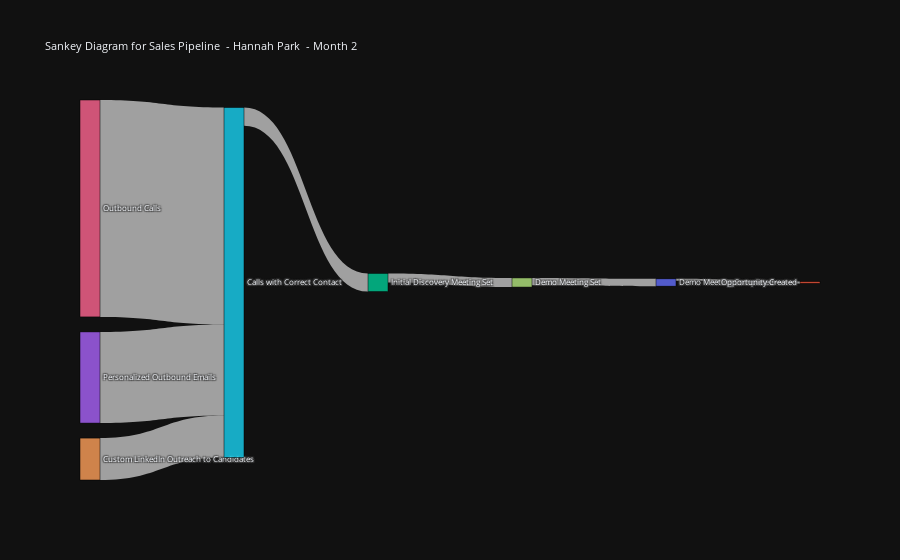

Notebook code cell kept with this figure:
### Markdown cell above
### Sales Pipeline Visualization

### Code cell
# Create a Sankey diagram for the sales pipeline
def create_sankey(df, user_name=None, month=None):
    """
    Generate a Sankey diagram based on a filtered dataset.
    
    Args:
        df (pd.DataFrame): The input DataFrame with the pipeline data.
        user_name (str, optional): User name to filter by. Defaults to None (no filtering).
        month (int, optional): Month to filter by. Defaults to None (no filtering).
    """
    # Filter the data
    if user_name:
        df = df[df['user_name'] == user_name]
    if month:
        df = df[df['month'] == month]

    # Define stages explicitly
    pipeline = [
        'Custom LinkedIn Outreach to Candidates',
        'Personalized Outbound Emails',
        'Outbound Calls',
        'Calls with Correct Contact',
        'Initial Discovery Meeting Set',
        'Demo Meeting Set',
        'Demo Meeting Completed',
        'Opportunity Created'
    ]

    # Create links for the first three sources feeding into "Calls with Correct Contact"
    links = []
    sources = [
        'Custom LinkedIn Outreach to Candidates',
        'Personalized Outbound Emails',
        'Outbound Calls'
    ]
    target = 'Calls with Correct Contact'

    for source in sources:
        total_flow = df[source].sum()
        links.append({'source': source, 'target': target, 'value': total_flow})

    # Add links for the rest of the pipeline
    for i in range(3, len(pipeline) - 1):
        source = pipeline[i]
        target = pipeline[i + 1]
        total_flow = df[[source, target]].sum().min()
        links.append({'source': source, 'target': target, 'value': total_flow})

    # Prepare Sankey data
    links_df = pd.DataFrame(links)

    # Unique stages
    all_stages = list(set(links_df['source'].unique()).union(set(links_df['target'].unique())))
    stage_indices = {stage: i for i, stage in enumerate(all_stages)}

    sankey_data = {
        'source': links_df['source'].map(stage_indices).tolist(),
        'target': links_df['target'].map(stage_indices).tolist(),
        'value': links_df['value'].tolist(),
        'labels': all_stages,
    }

    # Build the Sankey chart
    fig = go.Figure(data=[go.Sankey(
        node=dict(
            label=sankey_data['labels'],
            pad=15,
            thickness=20,
            line=dict(color="black", width=0.5)
        ),
        link=dict(
            source=sankey_data['source'],
            target=sankey_data['target'],
            value=sankey_data['value']
        )
    )])

    fig.update_layout(
        title=f"Sankey Diagram for Sales Pipeline {' - ' + user_name if user_name else ''} {' - Month ' + str(month) if month else ''}",
        font=dict(size=8)
    )

    fig.show()

# Example usage
create_sankey(reshaped_df, user_name= 'Hannah Park', month=2) #Benjamin Lee 'Zara Ali'

 # 'Thomas Nguyen' 'Lisa Park' 'John Smith' 'Maria Garcia' 'Alex Johnson'
 # 'Sophie Martin' 'Carlos Lopez' 'Diana Lee' 'Ryan Taylor' 'Nina Williams'
 # 'Omar Hassan' 'Isabella Silva' 'Raj Patel' 'Anna Kowalski' 'Daniel Lee'
 # 'Fatima Ahmed' 'Sean Murphy' 'Elena Santos' 'Kevin Zhang' 'Maya Patel'
 # 'William Brown' 'Sophia Chen' 'Lucas Ferreira' 'Zara Ali'
 # 'Gabriel Torres' 'Julia Kim' 'Adam Cohen' 'Leah Thompson' 'Marco Rossi'
 # 'Hannah Park' 'Andre Silva' 'Lily Chen' 'Mateo Garcia' 'Ava Williams'
 # 'Samuel Kim' 'Mia Rodriguez' 'Nathan Singh' 'Laura Martinez'
 # 'Benjamin Lee' 'Victoria Wu' 'Christopher Davis

### Figure 1 — Plotly figure (JSON) as saved in the notebook; plotly's stock layout.template omitted (floating-point values rounded to 4 significant figures)
{"data": [{"link": {"source": [4, 3, 6, 5, 2, 7, 0], "target": [5, 5, 5, 2, 7, 0, 1], "value": [23.0, 50.0, 119.0, 10.0, 5.0, 4.0, 1.0]}, "node": {"label": ["Demo Meeting Completed", "Opportunity Created", "Initial Discovery Meeting Set", "Personalized Outbound Emails", "Custom LinkedIn Outreach to Candidates", "Calls with Correct Contact", "Outbound Calls", "Demo Meeting Set"], "line": {"color": "black", "width": 0.5}, "pad": 15, "thickness": 20}, "type": "sankey"}], "layout": {"font": {"size": 8}, "title": {"text": "Sankey Diagram for Sales Pipeline  - Hannah Park  - Month 2"}}}
